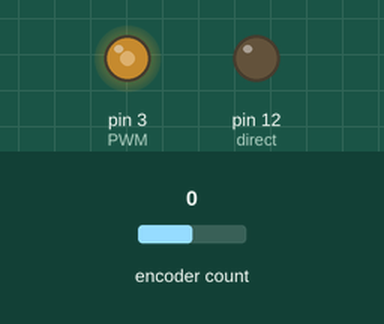
Simulated run of this sketch. Board: Arduino Uno, built with avr-gcc and run on an emulated ATmega328P. Parts: output pins drawn as LEDs (lit = HIGH). Inputs (shaded band) come from the test bench; at power-on: encoder count 0. What the sketch prints to the serial monitor is not drawn.

Above: at 0.1 s.
Timing chart, 0 to 1.6 s (numbered marks = the images above):
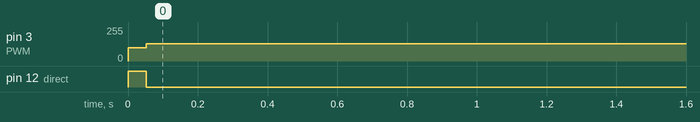

Measured:
- by itself, pin 3 (PWM): 100/255 → 128/255 at 0.05 s
- by itself, pin 12 (direct): HIGH → LOW at 0.05 s

The sketch:

asservissement_PI_calibration_courroie_v2.ino
```cpp
#include <Encoder.h>
Encoder myEnc(2, 5);  //phototransistor 1 sur 2 et 2 sur 3

#define direct 12
#define PWM 3 // ne pas utiliser la pin 3
#define facteur 238 // 238 signaux/cm
#define vitesse_max 128 // 128 est adapté au moteur 9V, sera a réadapter pour chaque moteur sur proto final

const float kp = 6; // voir moodle mecatro pour déterminer proprement kp et ki
const float ki = 2; // ki et kp à réadapter pour proto final

int erreur = 0 ;
long erreur_cumulee = 0 ;
int commande = 0;
float consigne_en_cm = 12;
int consigne;
long pos = 0;
long pos_precedent = 0;
long pos_actuel = 0;
int t_actuel = 0;
int t_depart = 0;
int t0 = 0;
unsigned long t1;
int dt;  //calcul de dt
bool reset_time = false;
bool verif_temps = false;
//Stockage du temps actuel t2 dans t1 pour mesure dt à la boule précédente

void setup() {
  // put your setup code here, to run once:
  Serial.begin(115200);  // vitesse de communication suffisante pour plus de precision
  pinMode(direct, OUTPUT);
  pinMode(PWM, OUTPUT);// direction du moteur
  calibration();
  verification_consigne(consigne_en_cm); // verification que consigne < 29cm
}

void loop() {
  pos = myEnc.read();
  Serial.print(pos);  // Affiche la position dans le moniteur série
  Serial.print(",");
  Serial.println(consigne);
  t1 = millis() * 1000; //Temps en secondes donc *1000
  dt = t1 - t0 ;
  erreur = pos - consigne;
  erreur_cumulee += erreur;
  if (abs(ki * erreur_cumulee * dt) > vitesse_max) {
    erreur_cumulee = 0;
  }
  commande = kp * erreur + ki * erreur_cumulee * dt;
  moteur(commande);
  t0 = t1;

}
int distance_cm(float distance) { // convertit nb de signaux en distance 6900 signaux pour 29cm
  int pos = distance * facteur;
  return (- pos); // il suffit d'inverser les pin 2 et 5 popur mettre en positif
}

void calibration() { // positionnement du moteur à 0
  while (not reset_time ) {
    moteur(-100); // avance jusqu'à ne plus pouvoir
    t_actuel = millis();
    pos_actuel = myEnc.read();
    Serial.println(pos_actuel);
    if (pos_actuel == pos_precedent) {
      if (not verif_temps) {
        t_depart = millis(); // on lance le chrono de vérification de position constante
        verif_temps = true;
      }
      if (t_actuel - t_depart > 50) { // si la position reste la même pendant plus de 50 ms
        myEnc.write(0);
        reset_time = true; // calibration terminée
      }
    }
    else {
      verif_temps = false; // si la position n'est pas égale pendant au moins 50 ms alors on arrête le chrono et on continue
    }
    pos_precedent = pos_actuel;
  }
  moteur(0);
}


void verification_consigne(int consigne_en_cm) {
  if (consigne_en_cm > 29) {
    consigne_en_cm = 29;
    consigne = distance_cm(consigne_en_cm);
  }
  else {
    consigne = distance_cm(consigne_en_cm);
  }
}

void moteur(int vitesse) {  // vitesse de -255 à 255
  if (vitesse > 0) {
    digitalWrite(direct, LOW);
  } else {
    digitalWrite(direct, HIGH);
  }
  vitesse = abs(vitesse);
  if (vitesse > vitesse_max) {
    vitesse = vitesse_max;
  }
  analogWrite(PWM, vitesse);
}
```
